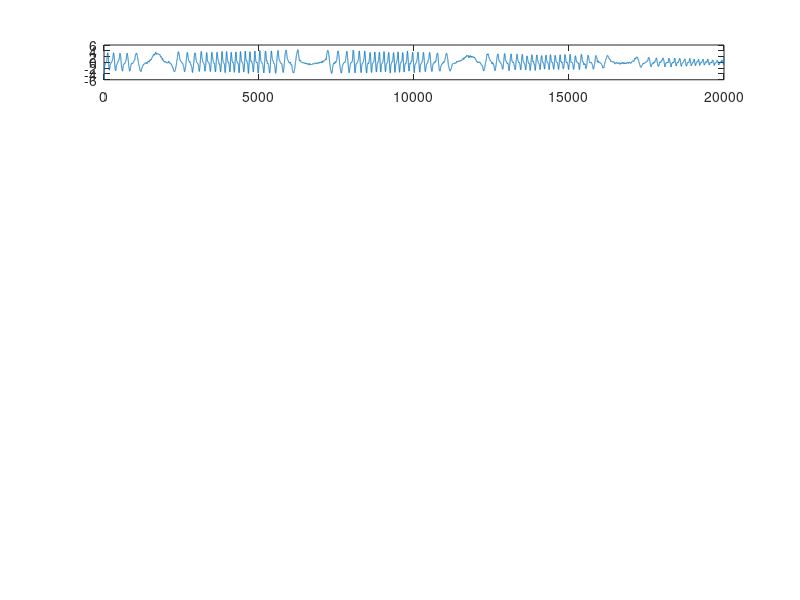

The MATLAB script that drew this image: (Note: this script raises an error after producing the figure.)
%% 该程序用于调试（实验信号有两种思路：）
% 一是求出完美的峰谷值（不包括翻转点），利用包络求出的方向（所以结果并不完全准确）直接进行重构
% 二是求出完美的峰谷值（包括翻转点），求翻转点可以利用平均峰值距离，但是并不是所有的信号都能求出翻转点
% 总的来说，实验信号并不具备普适性，所以需要针对不同的实验信号进行不同的处理，所以直接用方法1，配合自定义方向和自定义翻转点是个不错的方案
%% 这里主要就是对偶次幂是否能提高精度查看验证
%% 全局变量
clc;
clear all;
close all;
C = 2;
fs = 200000;  % 采样率，即fs(s)采一个点。
N = 4000;  
fv = 100;  % 震动频
alpha = 5;

%% 实验信号
figure(1);
subplot(7,1,1);

% path =  'D:\matlab save\smi_实验信号\L2_weak_sanban_2240481_2255480';  % 1 文件路径
% M = 2240481; N = 15000;  [t, p, fs] = MOVE_API_EXPERIMENT(M, N, path);  % 1 加载.csv文件，从M点处开始取N个点
load('p22.mat');  % 2. 加载.mat文件
p = p22;
plot(p);
lambda = 650e-9;  % 波长
p = sgolayfilt(p,1,11);
p = sgolayfilt(p,2,21);
p = sgolayfilt(p,3,31);

% SMI_API_CORR_FILTER(p,smoothingfactor,threshold);  % 使用自相关能够有效去噪，但是在后续处理方向上反而不太好，可能是信号带散斑的原因
% p = -1 + (p - min(p))/(max(p) - min(p)) * 2;  % 还是需要归一化一下，否则无法求acosp
plot(p);
hold on;

%% 自混合信号
% [t, lambda, L0, Lt, phi0, p, c] = MOVE_API_HARMONIC(fs, N, fv, C, alpha);
% subplot(7,1,1);
% plot(p);
% hold on;

%% 找到所有的峰谷值（理论上包含跳变点）
% [top_p,loc_p] = findpeaks(p,'minpeakheight',0.1, 'minpeakdistance',50);  % 找到所有大于0.1的峰值,这是因为驼峰区乱七八糟（当然这只针对该实验信号）
[top_p,loc_p] = findpeaks(p);  % 找到所有大于0.1的峰值,这是因为驼峰区乱七八糟（当然这只针对该实验信号）
[top_v,loc_v] = findpeaks(-p);  % 默认。 'minpeakheight',0.1, 'minpeakdistance',50
top_v = -top_v;
scatter(loc_p,top_p);
scatter(loc_v,top_v);


%% 当findpeaks无法精确定位实验信号的所有峰谷值时（峰谷值中包含翻转点，亦或是有一些异常点）,针对这些异常点的特殊处理
arr = [501,1501,2501,3501];
[loc_p,loc_v,top_p,top_v] = ditchReversePoing(arr,loc_p,loc_v,top_p,top_v);

% temp_posi = find(loc_p==1235);
% loc_p(temp_posi)=[];
% top_p(temp_posi)=[];  % 他们对应的位置相同
% temp_posi = find(loc_v==6242);
% loc_v(temp_posi)=[];
% top_v(temp_posi)=[];  % 他们对应的位置相同

scatter(loc_p,top_p);
scatter(loc_v,top_v);

%% 确定方向1：手动确定方向（最方便）yyds
subplot(7,1,2);
dir = solve_dir(arr,N);  % 输入翻转点arr数组(顺序输入) （方向有误乘-1即可）
plot(p);
hold on;
plot(dir)
direction = dir;

%% 确定方向2：包络确定方向！
% subplot(7,1,2);
% diffp = diff(p);  % diff是相邻两个数的差分，对第一个位置补0
% diffp = [0,diffp];
% diff_acosp = diff(acos(p));
% diff_acosp = [0,diff_acosp];
% % 非实验信号无需平滑化
% diffp = sgolayfilt(diffp,1,11);
% diffp = sgolayfilt(diffp,2,21);
% diffp = sgolayfilt(diffp,3,31);
% plot(diffp);
% hold on;
% [top_diffp_p,loc_diffp_p] = findpeaks(diffp,'minpeakheight',0, 'minpeakdistance',150);  % 拿到极值和索引值
% [top_diffp_v,loc_diffp_v] = findpeaks(-diffp,'minpeakheight',0, 'minpeakdistance',150);
% top_diffp_v = -top_diffp_v;
% 
% scatter(loc_diffp_p,top_diffp_p);
% scatter(loc_diffp_v,top_diffp_v);
% en_top = interp1(loc_diffp_p,top_diffp_p,1:N,'spline');  % 三次样条插值，曲线更平滑
% en_bottom = interp1(loc_diffp_v,top_diffp_v,1:N,'spline');
% 
% en_median = (en_top - (en_top - en_bottom)/2);
% dir = -sign(en_median);  % 让dir暂时指明方向
% 
% plot(en_top);
% plot(en_bottom);
% plot(dir);
% direction = dir;
% title("diffp及其包络确定方向")

%% 确定方向2：利用平均峰值点确定方向，需要配合包络方向
% 思路：求出翻转点，包络方向为初始方向，遇到翻转点后翻转，注意平均峰值是可以调
% Avg_p = sum(diff(loc_p)) / length(loc_p) + 150;  % 平均峰值距离，W可以增大平均峰谷值，因为发现条纹越密，平均峰值反而不够大
% loc_r = [];
% top_r = [];
% for i = length(loc_p)-1:-1:2
%     % 求峰值的翻转点
%     if abs(loc_p(i) - loc_p(i-1)) > Avg_p && abs(loc_p(i) - loc_p(i+1)) > Avg_p % 每个点都和左右边的点比，距离都大于平均峰值就是翻转点
%         loc_r = [loc_r,loc_p(i)];
%         top_r = [top_r, top_p(i)];     
%     end
%     % 求谷值的翻转点
%     if abs(loc_v(i) - loc_v(i-1)) > Avg_p && abs(loc_v(i) - loc_v(i+1)) > Avg_p % 每个点都和左右边的点比，距离都大于平均峰值就是翻转点
%         loc_r = [loc_r,loc_v(i)];
%         top_r = [top_r, top_v(i)];     
%     end  
% end
% subplot(7,1,2);
% plot(p);
% hold on;
% scatter(loc_r, top_r);
% hold on;



%% part2: 重构
subplot(7, 1, 3);
acosp = acos(p);
plot(acosp);
title("acosp");
hold on;

% 设定初值,固定
if sign(acosp(2) - acosp(1)) == direction(1)
    init = 1;
else
    init = -1;
end

% 遇到峰谷值乘-1
mul_op = init * ones(1,N);
for i = 1:N
    if ismember(i, [loc_v,loc_p]) == 1  % 当遇到翻转点，变一个方向（折叠）
        mul_op(i:end) = -mul_op(i:end);
    end
end

acosp_op1 =  acosp .* mul_op;

plot(acosp_op1);
hold on;
title("翻转点×-1");

add_op = zeros(1,N);  % 累加阶梯

for i = 2:N  
    if ismember(i, loc_v) && (direction(i)==-1)
        add_op(i:end) = add_op(i:end) -  2 * pi;
    elseif ismember(i, loc_v) && (direction(i)==1)
        add_op(i:end) = add_op(i:end) +  2 * pi;
    end
end

% add_op = add_op - (max(add_op) + min(add_op))/2;
phiF_reconstruct = acosp_op1 + add_op;

%% 参数估算，这里可以不开，实验信号就必须开
% [C_reconstruct, alpha_reconstruct] = SMI_API_ESTIMATE_C(phiF_reconstruct);  
% [C_reconstruct, alpha_reconstruct] = SMI_API_ESTIMATE_ALPHA(direction,loc_v,loc_p,top_v,top_p);  


%% 重构
subplot(7,1,4);
phi0_reconstrut = phiF_reconstruct + C*sin(phiF_reconstruct+atan(alpha));  % 这里的alpha如果用估算的，就会引入蛮大的误差
Lt_reconstruct = phi0_reconstrut * lambda / (4 * pi);


Lt_reconstruct = Lt_reconstruct - mean(Lt_reconstruct); % 简写振动和余弦调制振动，重构后加上幅值A
% Lt_reconstruct = Lt_reconstruct + 1.5 * lambda;  % 重构后的随机振动信号要加上幅值1.5的波长，这是为啥我页不知道
plot(Lt_reconstruct,'r')
hold on;
title("重构后的信号");

%% 实验信号通常需要对其平滑化处理
% subplot(7,1,5);
% Lt_reconstruct = sgolayfilt(Lt_reconstruct,1,11);  % 第二个参数是阶数，通常123就够啦。第三个参数是长度，长度越短，滤除的就是越高频的分量，因为噪声是高频分量，所以一般不要太大！！！
% Lt_reconstruct = sgolayfilt(Lt_reconstruct,2,21);
% Lt_reconstruct = sgolayfilt(Lt_reconstruct,3,31);
% plot(Lt_reconstruct,'r')
% hold on;
% title("重构后的信号-平滑处理后");

%% 误差分析
subplot(7,1,5);
plot(Lt);
hold on;
plot(Lt_reconstruct);
title("LtandLt_reconstruct")
subplot(7,1,6);
plot(Lt-Lt_reconstruct)
RMSE = sqrt(mean((Lt-Lt_reconstruct).^2));
title(['绝对误差，RMSE=', num2str(RMSE)])


















%% subfunction ditch reversepoint，输入不想要的点（翻转点）的数组，在峰谷值中去掉翻转点
function [loc_p,loc_v,top_p,top_v] = ditchReversePoing(arr,loc_p,loc_v,top_p,top_v)
    for i=1:length(arr)
        aa = find(loc_p==arr(i));
        bb = find(loc_v==arr(i));
        flag1 = isempty(aa);
        flag2 = isempty(bb);
        if flag1==0
            loc_p(aa)=[];
            top_p(aa)=[];
        end
        if flag2==0
            loc_v(bb)=[];
            top_v(bb)=[];
        end
    end
end





%% subfunction direction，输入翻转点arr数组(顺序输入) （方向有误乘-1即可）
function direction = solve_dir(arr,N)
    arr1 = [1, sort([arr, arr+1]), N];
    temp = zeros(1,N);
    flag = 1;
    
    for i = 1:2:length(arr1)-1      
        temp(arr1(i):arr1(i+1)) = flag;
        flag = flag * -1;
    end
    direction = sign(temp);
end

%% subfunction （selfmixing-power）
function phiF = solve_phiF(C,phi0,alpha)  % 求解出每一个phi0对应的phiF
    if C<=1  % 每个phi0的解区间
        [phiF_min, phiF_max] = bounds1(C,phi0);
    else
        [phiF_min, phiF_max] = bounds2(C,phi0,alpha);
    end
    
    excessphaze_equation = @(phiF)phiF-phi0+C*sin(phiF+atan(alpha));
    
    if (excessphaze_equation (phiF_min)>0)  % 文章的解释为,phiF_min值可能刚好比零点大一点点点，这时候取phiF_min为近似零点
        phiF = phiF_min;
    elseif (excessphaze_equation (phiF_max)<0)
    	phiF = phiF_max;
    else
    	phiF = fzero(excessphaze_equation,[phiF_min,phiF_max]);
    end  
end

%---C < 1时的解区间函数------------------------------------------
function [phiF_min, phiF_max] = bounds1(C,phi0) 
    phiF_min = phi0-C;
    phiF_max = phi0+C;
end

%---C > 1时的解区间函数------------------------------------------
function [phiF_min, phiF_max] = bounds2(C,phi0,alpha)
persistent m; 
if isempty (m); m = 0; end
mlower = ceil ((phi0 + atan (alpha) + acos (1/C)- sqrt (C*C- 1))/(2*pi)- 1.5);
mupper = floor ((phi0 + atan (alpha)- acos (1/C) + sqrt (C*C- 1))/(2*pi)- 0.5);
if (m < mlower); m = mlower; end
if (m > mupper); m = mupper; end
phiF_min = (2*m+1)*pi + acos (1/C)- atan (alpha); 
phiF_max = (2*m+3)* pi- acos (1/C)- atan (alpha); 
end


%% subfunction2(reconstruction_T_N间转换)
% 该函数实现，将N转换为对应的t，也就是从T=1，N=10这些简单的时候推出来N(i)与t的关系
% 其中N为需要转换的点，N为采样点数，T为模拟时间
function  temp = N2T(temp1,N,T)
temp = zeros(1,length(temp1));    
    for i = 1:length(temp1) 
        temp(i) = T*(temp1(i)-1)/N;
    end
end

function temp = T2N(temp1,N,T)
temp = zeros(1,length(temp1));    
    for i = 1:length(temp1) 
        temp(i) = N*temp1(i)/T + 1;
    end
end